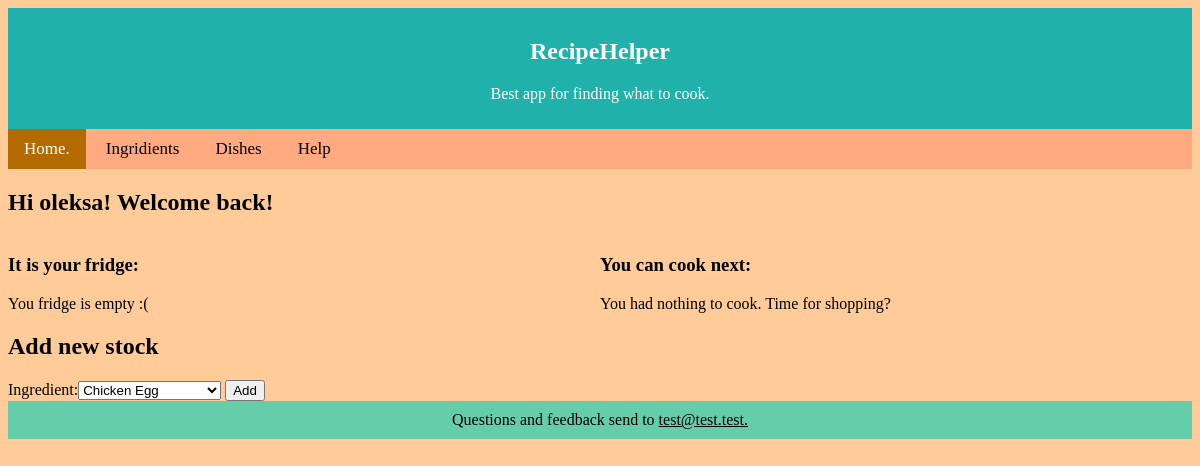
The app's page / (signed in), older data.
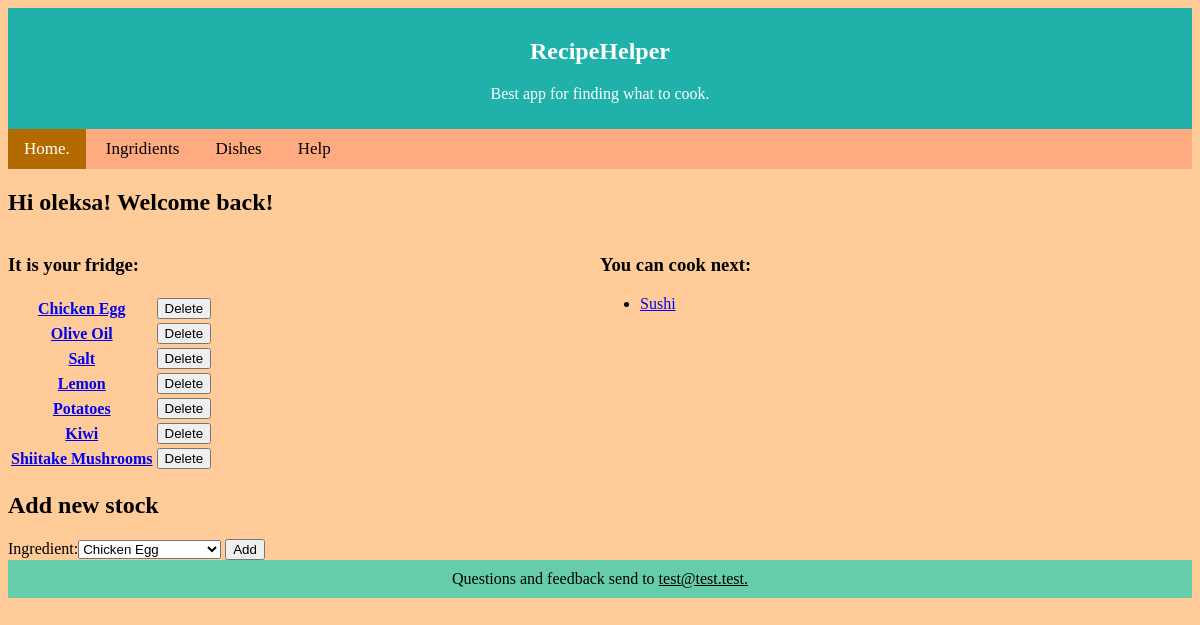
The same page, newer data.
### Picker/models.py (models this page shows, shortened)
class Fridge(models.Model):
    user = models.ForeignKey(User, on_delete=models.CASCADE)
    ingredient = models.ForeignKey(Ingredient, on_delete=models.CASCADE)
    is_available = models.BooleanField(default = True)

class Ingredient(models.Model):
    name = models.CharField(max_length = 40, unique = True)
    units = models.CharField(max_length = 10)
    description = models.TextField(blank = True, default = '')

class Dish(models.Model):
    name = models.CharField(max_length = 100)
    description = models.TextField(blank=True, default='')

### Picker/views.py (the view)
# urls.py: path('', views.index, name='index'),
def index(request):
    current_user = request.user
    fridge_ing = Fridge.objects.filter(user_id = current_user.id, is_available = True).select_related('ingredient')
    if request.method == 'POST':
        is_deleted = False
        for temp in fridge_ing:
            if str(temp.ingredient_id) in request.POST:
                temp.is_available = False
                temp.save()
                form = AddIngredient()
                is_deleted = True
                break
        if not is_deleted:
            form = AddIngredient(request.POST)
            if form.is_valid():
                ing_id = form.cleaned_data['ingredient']
                try:
                    k = Fridge.objects.get(user_id = current_user.id, ingredient_id = ing_id)
                    k.is_available = True
                    k.save()
                except Fridge.DoesNotExist:
                    k = Fridge(user_id = current_user.id, ingredient_id = ing_id)
                    k.save()
        fridge_ing = Fridge.objects.filter(user_id=current_user.id, is_available=True).select_related('ingredient')
    else:
        form = AddIngredient()
    available_dish_id = recipe_finder(current_user)
    dish_list = [Dish.objects.get(id=i['id']) for i in available_dish_id]
    context = {
        'user': current_user,
        'ing_list': fridge_ing,
        'dish_list': dish_list,
        'form': form,
    }
    template = loader.get_template('home.html')
    return HttpResponse(template.render(context, request))

### Picker/forms.py
class AddIngredient(forms.Form):
    choises = [tuple([x.id, x.name]) for x in Ingredient.objects.all()]
    ingredient = forms.CharField(widget=forms.Select(choices=choises))

### Picker/models.py (called while the page is built)
def recipe_finder(user):
    recipes = Recipe.objects.exclude(ingredient__fridge__user__id = user.id, ingredient__fridge__is_available = True).values('dish__id')
    dishes = Dish.objects.filter(recipe__ingredient__fridge__user__id = user.id, recipe__ingredient__fridge__is_available = True).values('id')
    available_dish_id = dishes.difference(recipes)
    return available_dish_id

### templates/home.html (shortened to what this page needs)
{% extends 'base.html' %}
{% block content %}
<h2>Hi {{ user.username }}! Welcome back!</h2>
<div class="wrapper">
<div class="fridge">
    <h3>It is your fridge:</h3>
    {% if ing_list %}
    <table>
        {% for ing in ing_list %}
        <tr>
        <th>
            <a href="/ingredient/{{ ing.ingredient_id }} "> {{ ing.ingredient.name }} </a>
        </th>
        <th>
            <form method="post" >
                <input type="submit" name = "{{ ing.ingredient_id }}" value="Delete">
            </form>
        </th>
        </tr>
        {% endfor %}
    </table>
    {% else %}
    <p>You fridge is empty :(</p>
    {% endif %}
    <h2>Add new stock</h2>
    <form method="post">
        {{ form }}
        <input type="submit" value="Add">
    </form>
</div>
<div class="posibilities">
    <h3>You can cook next:</h3>
    {% if dish_list %}
    <ul>
        {% for dish in dish_list %}
        <li><a href="/recipe/{{ dish.id }} "> {{ dish.name }} </a>
        {% endfor %}
    </ul>
    {% else %}
    <p>You had nothing to cook. Time for shopping?</p>
    {% endif %}
</div>
</div>
{% endblock %}

Row changes from the older to the newer data that the page shows:
now on this page (row edited): Fridge: ingredient.name "Chicken Egg"
now on this page (row edited): Fridge: ingredient.name "Olive Oil"
now on this page (row edited): Fridge: ingredient.name "Salt"
now on this page (row edited): Fridge: ingredient.name "Lemon"
now on this page (row edited): Fridge: ingredient.name "Potatoes"
now on this page (row edited): Fridge: ingredient.name "Kiwi"
added Fridge: ingredient.name "Shiitake Mushrooms"
now on this page (row unchanged): Dish: name "Sushi"
Text that changed along with them:
text no longer shown: "You fridge is empty :( You had nothing to cook. Time for shopping?"
